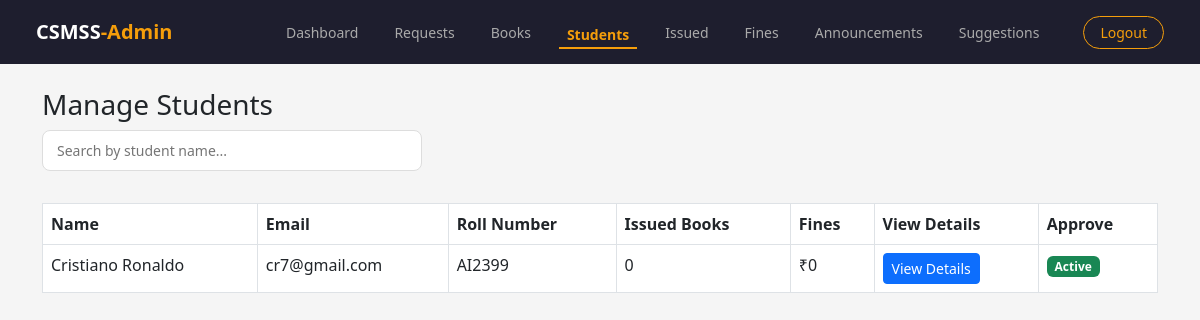
/admin/students (signed in), run on an earlier commit of the app's database.
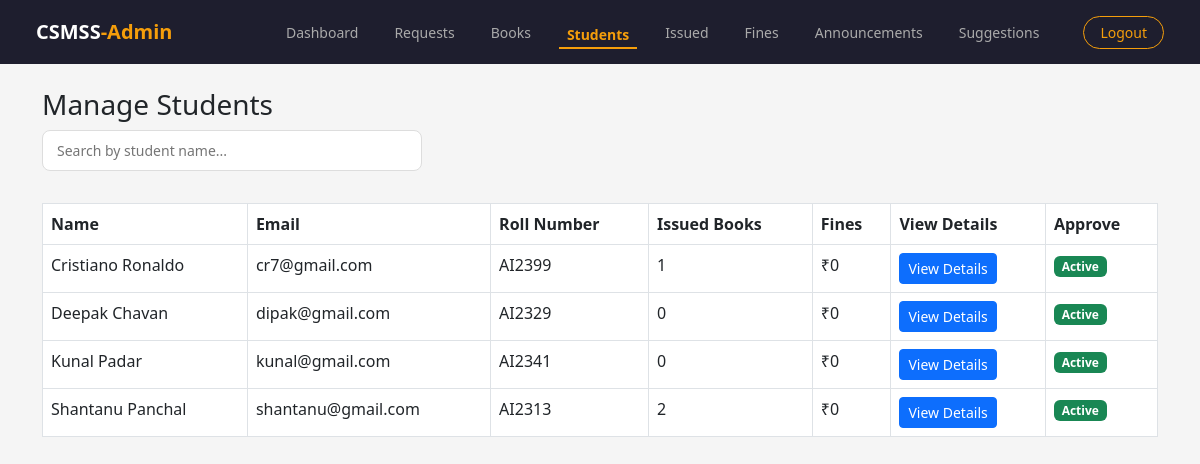
And on a later commit of the database.
### models.py (models this page shows)
class Student(db.Model):
    __tablename__ = 'Students'
    id = db.Column(db.Integer, primary_key=True)
    name = db.Column(db.String(200), nullable=False)
    email = db.Column(db.String(200), nullable=False, unique=True)
    password = db.Column(db.String(200), nullable=False)
    roll_number = db.Column(db.String(20), nullable=False, unique=True)
    is_approved = db.Column(db.Boolean, default=False)
    issued_books = db.relationship('Issued_books', backref='student', lazy=True)
    fines = db.relationship('Fines', backref='student', lazy=True)

### app.py (the view)
@app.route('/admin/students')
def manage_students():
    if session.get('role') != 'admin':
        return redirect(url_for('admin_login'))
    students = Student.query.all()
    return render_template('admin/manage_students.html', students=students, StatusType=StatusType)

### templates/admin/manage_students.html (shortened to what this page needs)
{% extends 'base_admin.html' %}
{% block content %}
<div class="container mt-4">
  <h3>Manage Students</h3>
    <div class="search-box">
        <input type="text" id="searchInput" placeholder="Search by student name...">
    </div>
    <div class="table-responsive">
    <table id="studentsTable" class="table table-bordered mt-3">
    <thead>
      <tr>
        <th>Name</th>
        <th>Email</th>
        <th>Roll Number</th>
        <th>Issued Books</th>
        <th>Fines</th>
        <th>View Details</th>
        <th>Approve</th>
    </tr>
    </thead>
    <tbody>
    {% for student in students %}
    <tr>
    <td>{{ student.name }}</td>
    <td>{{ student.email }}</td>
    <td>{{ student.roll_number }}</td>
    <td>
        {{ student.issued_books
        | selectattr('status', 'equalto', StatusType.ACTIVE)
        | list | length }}
    </td>
    <td>₹{{ student.fines | sum(attribute='amount') }}</td>
    <td>
        <a href="{{ url_for('student_detail', student_id=student.id) }}"
        class="btn btn-sm btn-primary">
        View Details
        </a>
    </td>
    <td>
        {% if not student.is_approved %}
        <form action="{{ url_for('approve_student', student_id=student.id) }}"
                method="POST" style="display:inline">
            <button class="btn btn-success btn-sm">Approve</button>
        </form>
        <span class="badge bg-warning text-dark">Pending</span>
        {% else %}
        <span class="badge bg-success">Active</span>
        {% endif %}
    </td>
    </tr>
    {% endfor %}
    </tbody>
    </table>
    </div>
</div>
{% endblock %}

### templates/base_admin.html (shortened to what this page needs)
<!DOCTYPE html>
<html lang="en">
<head>
  <link href="https://cdn.jsdelivr.net/npm/bootstrap@5.3.0/dist/css/bootstrap.min.css" rel="stylesheet">
  <link rel="stylesheet" href="{{ url_for('static', filename='css/style.css') }}">
</head>
<body class="admin-body">
  <nav class="navbar navbar-expand-lg admin-nav">
    <div class="container-fluid px-0">
      <a href="/admin/dashboard" class="navbar-brand admin-logo">CSMSS<span>-Admin</span></a>
      <div class="collapse navbar-collapse justify-content-end" id="adminNavbar">
        <div class="navbar-nav nav-links align-items-lg-center">
          <a href="/admin/dashboard" class="nav-link admin-nav-link">Dashboard</a>
          <a href="/admin/requests" class="nav-link admin-nav-link">Requests</a>
          <a href="/admin/books" class="nav-link admin-nav-link">Books</a>
          <a href="/admin/students" class="nav-link admin-nav-link">Students</a>
          <a href="/admin/issued" class="nav-link admin-nav-link">Issued</a>
          <a href="/admin/fines" class="nav-link admin-nav-link">Fines</a>
          <a href="/admin/notifications" class="nav-link admin-nav-link">Announcements</a>
          <a href="/admin/suggestions" class="nav-link admin-nav-link">Suggestions</a>
          <a href="/logout" class="btn-admin-outline ms-lg-3 mt-2 mt-lg-0">Logout</a>
        </div>
      </div>
    </div>
  </nav>
  <main>
    {% block content %}{% endblock %}
  </main>
</body>
</html>

### static/css/style.css (style rules this page uses)
* { margin: 0; padding: 0; box-sizing: border-box; }
body { font-family: 'Segoe UI', sans-serif; min-height: 100vh; display: flex; flex-direction: column; }
main { flex: 1; }
a { text-decoration: none; color: inherit; }
.nav-links { display: flex; align-items: center; gap: 20px; }
.nav-links a { font-size: 14px; color: #555; transition: color 0.2s; }
.admin-body { background: #f5f5f5; }
.admin-nav { background: #1e1e2e; display: flex; align-items: center; justify-content: space-between; padding: 12px 36px; position: sticky; top: 0; z-index: 100; }
.admin-logo { font-size: 20px; font-weight: 700; color: #fff; }
.admin-logo span { color: #f59e0b; }
.admin-nav .nav-links a { font-size: 14px; color: #aaa; transition: color 0.2s; }
.btn-admin-outline { border: 1px solid #f59e0b !important; color: #f59e0b !important; border-radius: 20px; padding: 5px 16px; font-size: 13px; }
.admin-nav .nav-active { color: #f59e0b !important; font-weight: 600 !important; border-bottom: 2px solid #f59e0b; padding-bottom: 2px; }
.search-box { margin-bottom: 16px; }
.search-box input { width: 100%; max-width: 380px; padding: 9px 14px; border: 1px solid #ddd; border-radius: 8px; font-size: 14px; outline: none; transition: border 0.2s; }

What changed in the data, as far as the page shows it:
computed for Student "Cristiano Ronaldo": issued_books|selectattr "0" → "1"
added Student: name "Deepak Chavan", email "dipak@gmail.com", roll_number "AI2329", issued_books|selectattr "0", fines|sum "0", is_approved "Active"
added Student: name "Kunal Padar", email "kunal@gmail.com", roll_number "AI2341", issued_books|selectattr "0", fines|sum "0", is_approved "Active"
added Student: name "Shantanu Panchal", email "shantanu@gmail.com", roll_number "AI2313", issued_books|selectattr "2", fines|sum "0", is_approved "Active"
